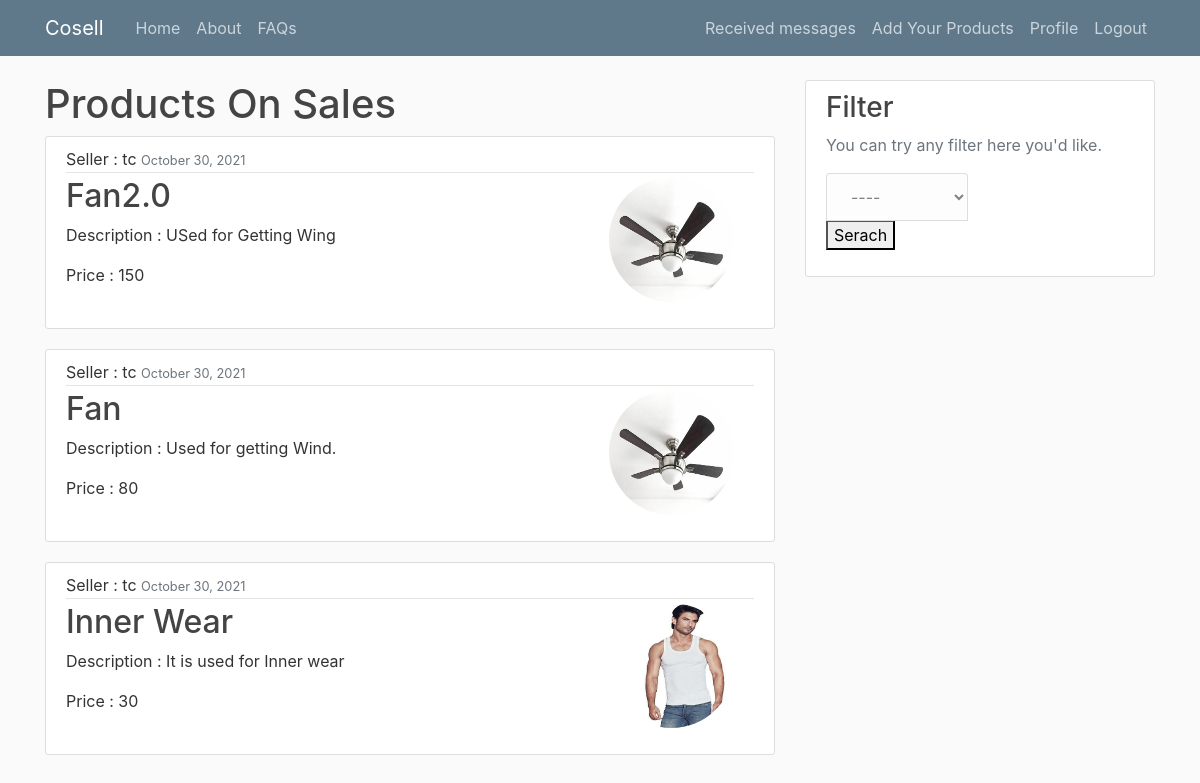
Screenshot of / (signed in) with the database file from the repository.
### CosellApp/models.py (models this page shows, shortened)
class Product(models.Model):
    Id = models.AutoField(primary_key=True)
    Name = models.CharField(max_length=100)
    Description = models.TextField(blank=False)  # Description is must
    Price = models.PositiveIntegerField()
    DateTime = models.DateTimeField(default=timezone.now)
    SellerInfo = models.ForeignKey(Student, on_delete=models.CASCADE)
    Photo = models.ImageField(
        default='Balti.jpg', upload_to='ProductImages')
    payment = models.ForeignKey(Payment, null=True, on_delete=models.CASCADE)

class Student(models.Model):
    user = models.ForeignKey(User, on_delete=models.CASCADE)
    Premium = models.BooleanField(default=False)
    MobileNumber = models.CharField(max_length=10)
    class college_list(models.Model):
        COLLEGE_CHOICES = [
            ('IIITV', 'Indian Institute of Information Technology Vadodara (Gandhinagar Campus)'),
            ('IITB', 'Indian Institute of Technology Bombay'),
            ('IIITL', 'Indian Institute of Information Technology Lucknow'),
            ('IITK', 'Indian Institute of Technology Kanpur'),
            ('GEC', 'Government Engineering College,Gandhinagar'),
        ]
    college = models.CharField(
        max_length=5, choices=college_list.COLLEGE_CHOICES)

### CosellApp/views.py (the view, shortened to what this page needs)
# urls.py: path('', views.home, name='home'),
@login_required(login_url='error')
def home(request):
    a = request.GET.get('filter')
    if a == None or a == '0':
        paginate_by = 3
        user = request.user
        sd = Student.objects.get(user=user)
        collage = sd.college
        products = Product.objects.filter(
            ~Q(payment=None), SellerInfo__college=collage).order_by('-DateTime')
        context = {
            'products': products,
            'a': 1
        }
        return render(request, 'home.html', context)

### templates/home.html (shortened to what this page needs)
{% extends "base.html" %}
{% block content %}
<h1>Products On Sales</h1>
{% for product in products %}
<article class="media content-section">
  <div class="media-body">
    <div class="article-metadata">
      Seller :
      {{product.SellerInfo.user.username }}
      <small class="text-muted">{{ product.DateTime|date:"F d, Y" }}</small>
    </div>
    <div>
      <img style="float: right" class="rounded-circle account-img" src="{{ product.Photo.url }}">
      <h2><a class="article-title" href="{% url 'product-detail' product.pk %}">{{ product.Name}}</a></h2>
      <p class="article-content">Description : {{ product.Description }}</p>
    </div>
    Price : {{product.Price}}
  </div>
</article>
{% endfor %}
  {% endblock content %}

### static/main.css (style rules this page uses)
body { background: #fafafa; color: #333333; margin-top: 5rem; }
h1, h2, h3, h4, h5, h6 { color: #444444; }
.content-section { background: #ffffff; padding: 10px 20px; border: 1px solid #dddddd; border-radius: 3px; margin-bottom: 20px; }
.article-title { color: #444444; }
.article-content { white-space: pre-line; }
.article-metadata { padding-bottom: 1px; margin-bottom: 4px; border-bottom: 1px solid #e3e3e3 }
.account-img { height: 125px; width: 125px; margin-right: 20px; margin-bottom: 16px; }

### rows the page displays
Product: SellerInfo.user.username "tc", DateTime "October 30, 2021", Photo (picture), Name "Fan2.0", Description "USed for Getting Wing", Price "150"
Product: SellerInfo.user.username "tc", DateTime "October 30, 2021", Photo (picture), Name "Fan", Description "Used for getting Wind.", Price "80"
Product: SellerInfo.user.username "tc", DateTime "October 30, 2021", Photo (picture), Name "Inner Wear", Description "It is used for Inner wear", Price "30"
